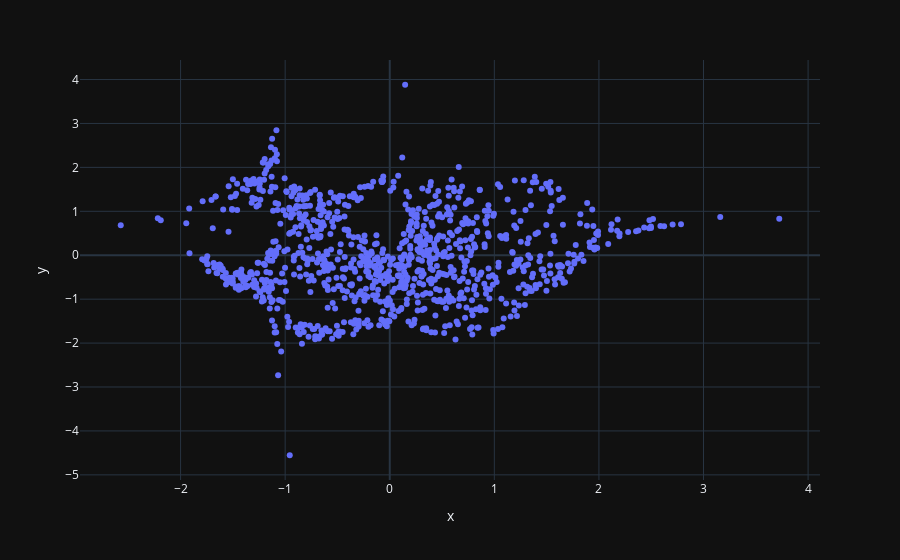

Notebook code cell kept with this figure:
### Code cell
z = torch.randn(1000, 2).to(torch.float64)
y = model(z).detach().numpy()
fig = px.scatter(x=y[:, 0], y=y[:, 1])
fig.layout.

### Figure 1 — Plotly figure (JSON) as saved in the notebook; plotly's stock layout.template omitted (floating-point values rounded to 4 significant figures; data arrays with more than 128 entries replaced by an {"elided": "..."} marker saying what was removed)
{"data": [{"hovertemplate": "x=%{x}<br>y=%{y}<extra></extra>", "legendgroup": "", "marker": {"color": "#636efa", "symbol": "circle"}, "mode": "markers", "name": "", "orientation": "v", "showlegend": false, "x": {"elided": "1000 float values"}, "xaxis": "x", "y": {"elided": "1000 float values"}, "yaxis": "y", "type": "scatter"}], "layout": {"xaxis": {"anchor": "y", "domain": [0.0, 1.0], "title": {"text": "x"}}, "yaxis": {"anchor": "x", "domain": [0.0, 1.0], "title": {"text": "y"}}, "legend": {"tracegroupgap": 0}, "margin": {"t": 60}}}
